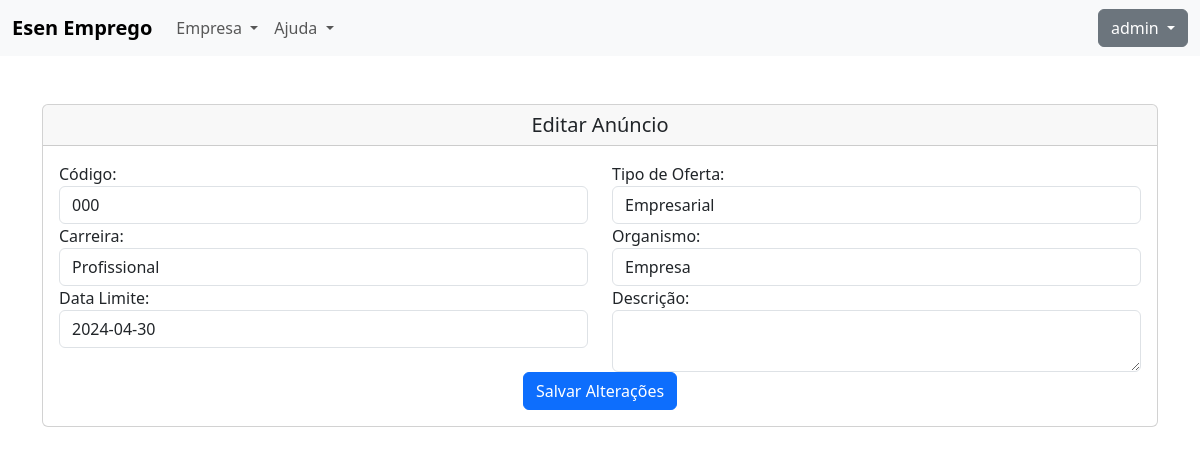
Screenshot of /EditarAnuncio.php?id=4 (signed in) with the database file from the repository.
### tables this page shows
CREATE TABLE `anuncios` (
  `id` int(255) NOT NULL,
  `codigo` varchar(255) DEFAULT NULL,
  `tipo_de_oferta` varchar(255) DEFAULT NULL,
  `carreira` varchar(255) DEFAULT NULL,
  `organismo` varchar(255) DEFAULT NULL,
  `data_limite` date DEFAULT NULL,
  `Descricao` text NOT NULL
);

### EditarAnuncio.php (the view, shortened to what this page needs)
<?php
require(__DIR__ . '/inc/header.php');
require(__DIR__ . '/inc/Navar.php');
if (isset($_GET['id']) && !empty($_GET['id'])) {
    $anuncio_id = $_GET['id'];
    $pdo = connect_db();
    $sql = "SELECT * FROM `anuncios` WHERE id = :id";
    $stmt = $pdo->prepare($sql);
    $stmt->bindParam(':id', $anuncio_id);
    $stmt->execute();
    if ($stmt->rowCount() == 1) {
        $anuncio = $stmt->fetch(PDO::FETCH_ASSOC);
    } else {
        header("Location: index.php");
        exit;
    }
} else {
    header("Location: index.php");
    exit;
}
?>
<body>
    <div class="container mt-5">
        <div class="card">
            <h5 class="card-header text-center">Editar Anúncio</h5>
            <div class="card-body">
                <form  id="myForm" action="processarAnuncio.php" method="post">
                    <div class="row">
                        <div class="col-md-6">
                            <div class="form-group">
                                <label for="codigo">Código:</label>
                                <input type="text" class="form-control" id="codigo" name="codigo" value="<?php echo $anuncio['codigo']; ?>">
                            </div>
                        </div>
                        <div class="col-md-6">
                            <div class="form-group">
                                <label for="tipo_de_oferta">Tipo de Oferta:</label>
                                <input type="text" class="form-control" id="tipo_de_oferta" name="tipo_de_oferta" value="<?php echo $anuncio['tipo_de_oferta']; ?>">
                            </div>
                        </div>
                    </div>
                    <div class="row">
                        <div class="col-md-6">
                            <div class="form-group">
                                <label for="carreira">Carreira:</label>
                                <input type="text" class="form-control" id="carreira" name="carreira" value="<?php echo $anuncio['carreira']; ?>">
                            </div>
                        </div>
                        <div class="col-md-6">
                            <div class="form-group">
                                <label for="organismo">Organismo:</label>
                                <input type="text" class="form-control" id="organismo" name="organismo" value="<?php echo $anuncio['organismo']; ?>">
                            </div>
                        </div>
                    </div>
                    <div class="row">
                        <div class="col-md-6">
                            <div class="form-group">
                                <label for="data_limite">Data Limite:</label>
                                <input type="text" class="form-control" id="data_limite" name="data_limite" value="<?php echo $anuncio['data_limite']; ?>">
                            </div>
                        </div>
                        <div class="col-md-6">
                            <div class="form-group">
                                <label for="descricao">Descrição:</label>
                                <textarea class="form-control" id="descricao" name="descricao"><?php echo $anuncio['Descricao']; ?></textarea>
                            </div>
                        </div>
                    </div>
                    <div class="text-center">
                        <button type="submit" class="btn btn-primary">Salvar Alterações</button>
                    </div>
                </form>
            </div>
        </div>
    </div>
</body>
</html>

### rows the page displays
anuncios: codigo "000", tipo_de_oferta "Empresarial", carreira "Profissional", organismo "Empresa", data_limite "2024-04-30"

### other values shown
$_SESSION['username'] "admin"
